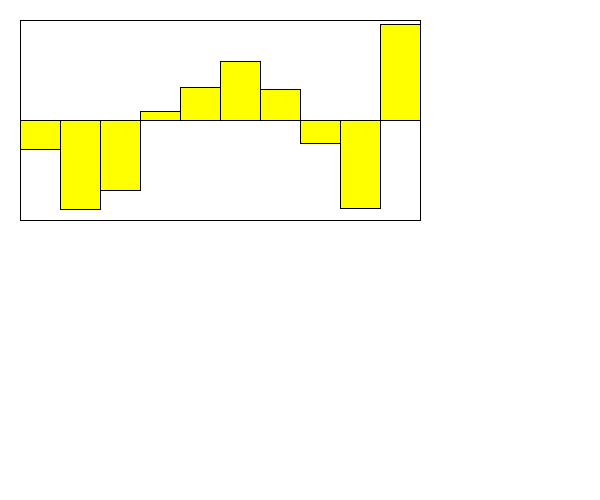
Frame 1 (no input)
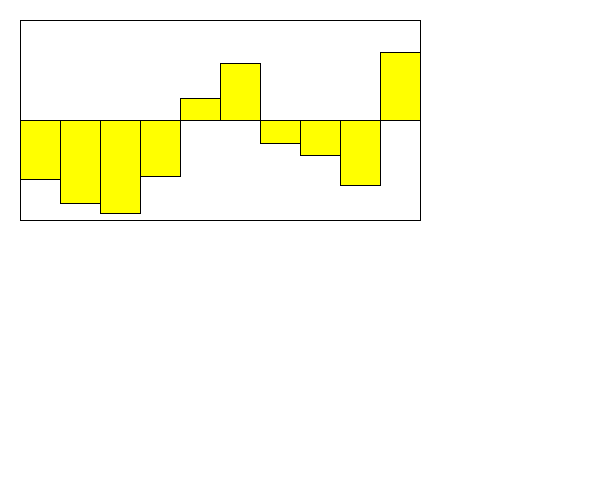
Frame 60 (the mouse pressed at the canvas centre just before this capture)
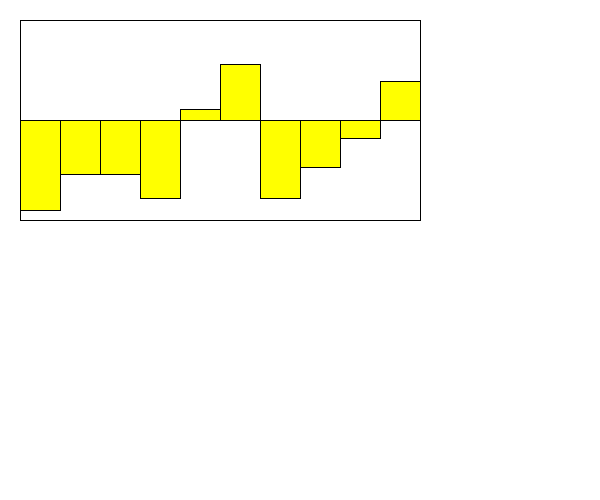
Frame 120 (the mouse held since frame 60 and released just before this capture)

The Processing sketch that drew these frames (run headless with seeded random() and noise(); from frame 60 on, the mouse is pressed at the canvas centre):

// Processing sketch: Section1
// ── Section1.pde
int MAX_VALUE = 100;
int MIN_VALUE = -100;
Visualizer v;

/*You are simulating a visualizer of multiple values
 You need to create a display method first. 
 Then you can make a method that changes the values each time the update is called. 
 */
class Visualizer {
  float x, y;
  float [] values;
  float [] speeds;
  Visualizer(float x, float y) {
    this.x = x;
    this.y = y;
    values = new float[10];
    speeds = new float[10];
    for (int i = 0; i < values.length; i++) {
      values[i] = random(-99, 99);
      speeds[i] = random(2);
    }
  }

  void display() {
    //draw the bars equally spaced inside this box. 
    //You can assume 10, but it would be even better 
    //if you could modify it to be larger increments.
    fill(255);
    rect(x, y, 400, 200);
    //This is a 200x400 box.
    //The width of the visualizer is 400! This rect is the border

    //the line is the 0 y-value, the top is 100, the bottom is -100
    line(x, y+100, x+400, y+100);

    //You need to use a loop. You need to make the HEIGHT of the bars 
    //the values in the array.
    //Negative values are red, and go below the line.
    //Positive values are green and go above the line.

    //???WRITE THIS METHOD FIRST!!!
    //THESE ARE WRONG: They just illustrate how they could look
    //fill(255, 0, 0); // red
    //rect(x+40, y+100, 60, 50);
    //fill(0, 255, 0); //green
    //rect(x+120, y+50, 60, 50);

    for ( int i =0; i < 10; i++) {
      if (values[i] > 0 && values[i] < 50) { 
        fill(0, 0, 255); //
      }
      if (values[i] < 100 && values[i] > 50) { 
        fill(0, 255, 0); // green
      }
      if (values[i] < 200 && values[i] > 150) { 
        fill(255, 0, 0); //  red
      }else { 
        fill(255, 255, 0); //
      }
      
      rect(x + 40 * i, y + 100, 40, values[i]);
    }

    //Width of the visualizer is 400!
  }

  void update() {
    //???WRITE THIS METHOD SECOND!!!
    for (int i = 0; i < values.length; i++) {
      values[i] += speeds[i]; //the speed updates the values. Do not touch this.
      //??? keep them values between max/min value so they stay in the box.
      if (values[i] >= 100) {
        speeds[i] *= -1;
      }
      if (values[i] <= -100) {
        speeds[i] *= -1;
      }
      //??? reverse the speeds so the bar oscillates up/down when it reaches max/min
    }
  }
}

void setup() {
  size(600, 500);
  v = new Visualizer(20, 20);
}
void draw() {
  background(255);
  v.display();
  v.update();
}
